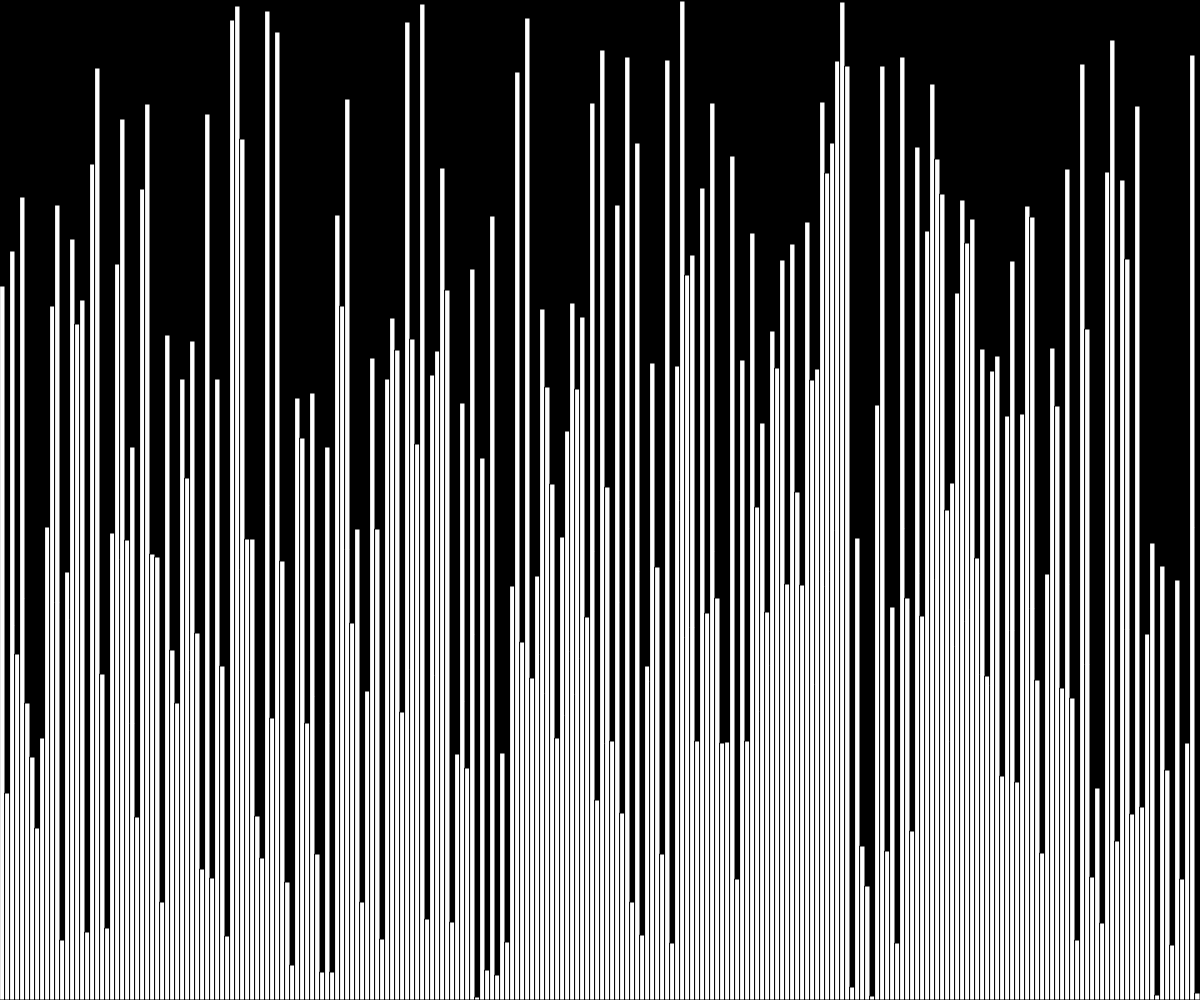
Frame 1 (no input)
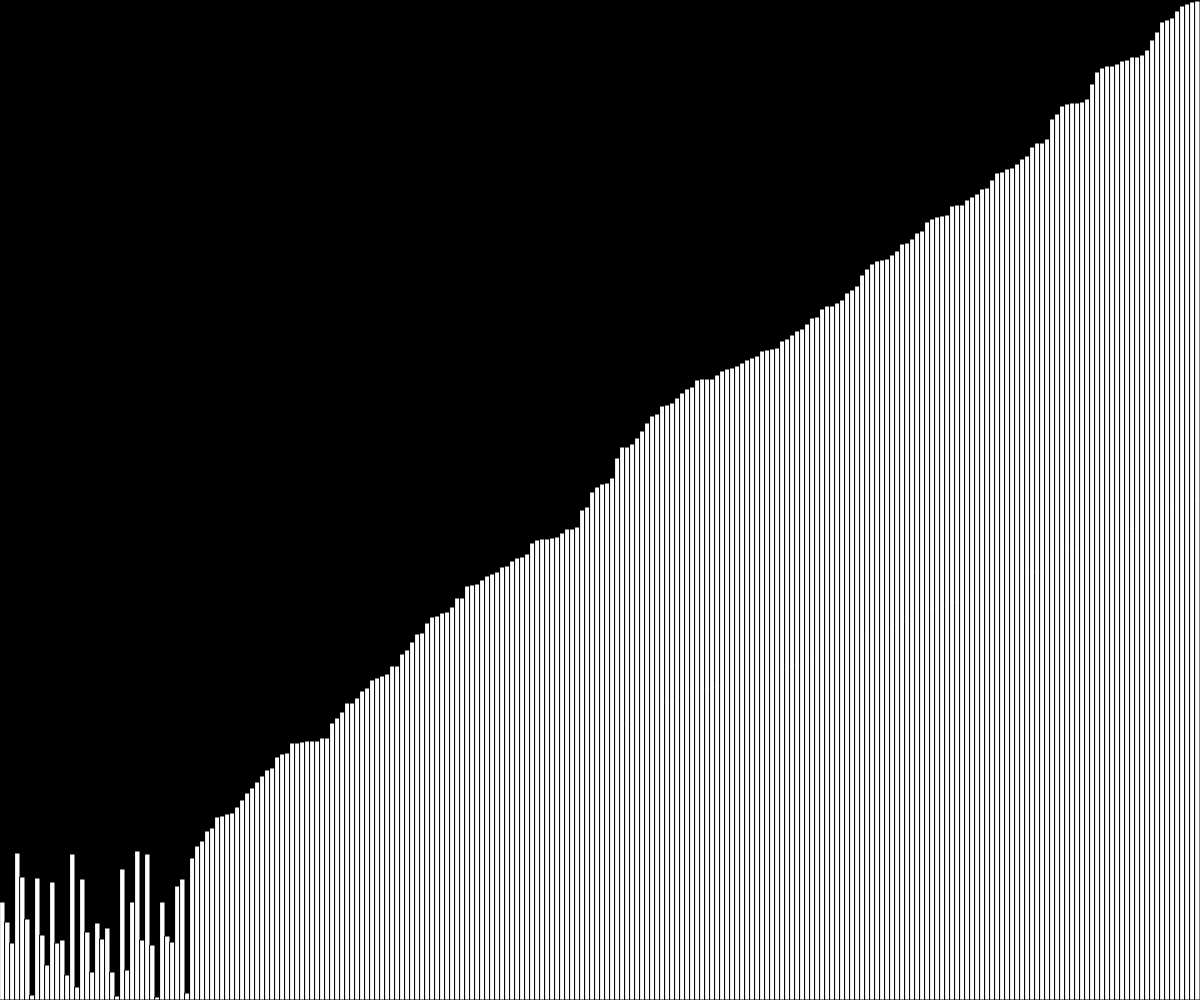
Frame 60 (no input)
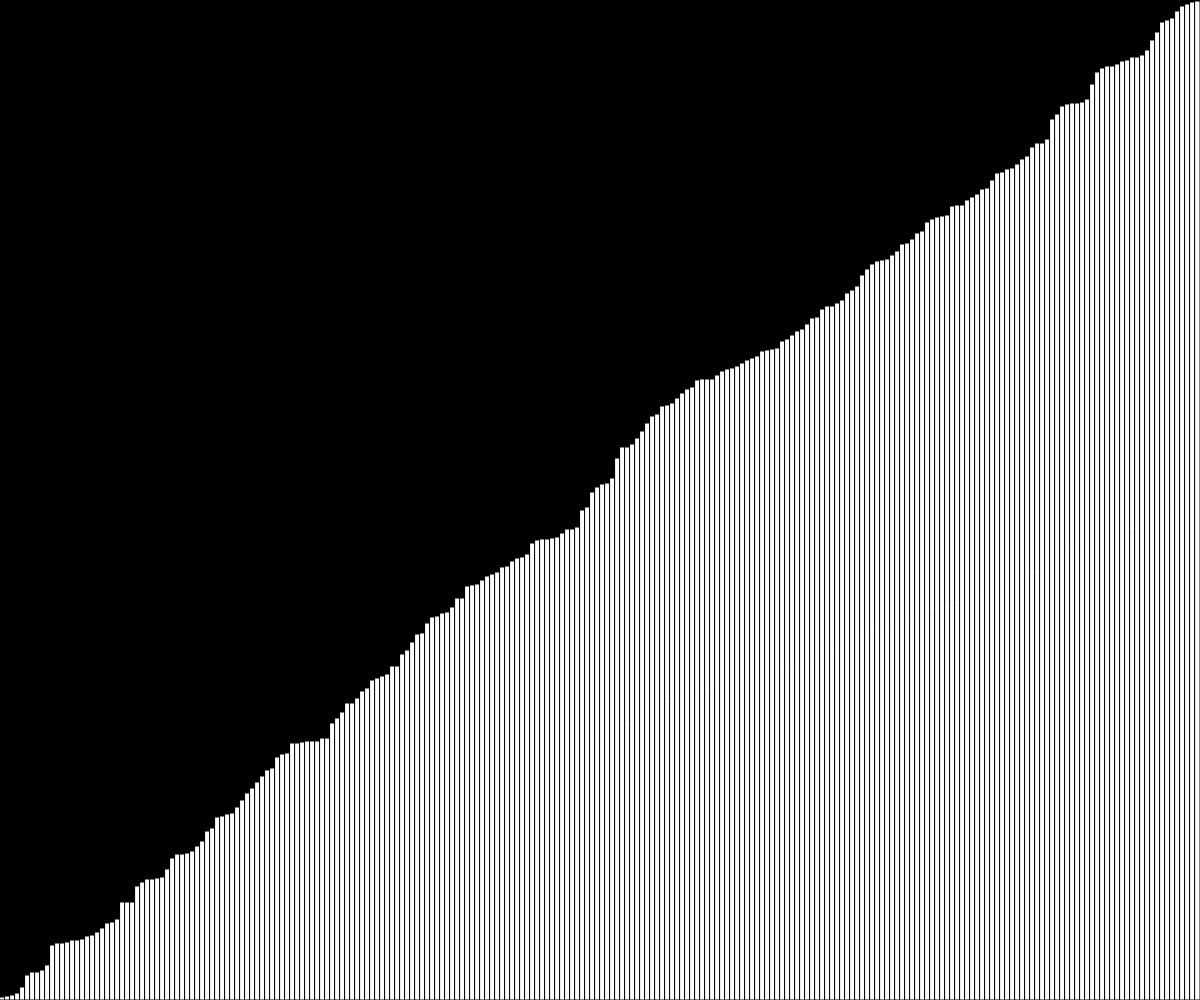
Frame 120 (the mouse pressed at the canvas centre since frame 60)

The p5.js sketch that drew these frames (run headless with seeded random() and noise() and a simulated clock; from frame 60 on, the mouse is pressed at the canvas centre):

// p5.js sketch
// ── sketch.js
var values;
var states = [];
var w = 5;

function setup() {
  createCanvas(windowWidth, windowHeight);
  values = new Array(floor(width / w));
  for (let i = 0; i < values.length; i++) {
    values[i] = floor(random(height));
    states[i] = -1;
  }
  selectionSort(values);
}

function draw() {
  background(0);
  for (let i = 0; i < values.length; i++) {
    if (states[i] == 0) fill("#FC0303");
    else fill(255);
    rect(i * w, height - values[i], w, values[i]);
  }
}

// ── selectionSort.js
async function selectionSort(arr) {
  for (var i = arr.length; i > 0; i--) {
    var lowest = i;

    await sleep(5);
    for (var j = 0; j < i; j++) {
      if (arr[j] > arr[lowest]) {
        lowest = j;
      }
    }
    if (lowest !== i) {
      await swap(arr, i, lowest);
    }
  }
}

async function swap(arr, index1, index2) {
  //   await sleep(50);
  var temp = arr[index1];
  arr[index1] = arr[index2];
  arr[index2] = temp;
}

function sleep(ms) {
  return new Promise(resolve => setTimeout(resolve, ms));
}
